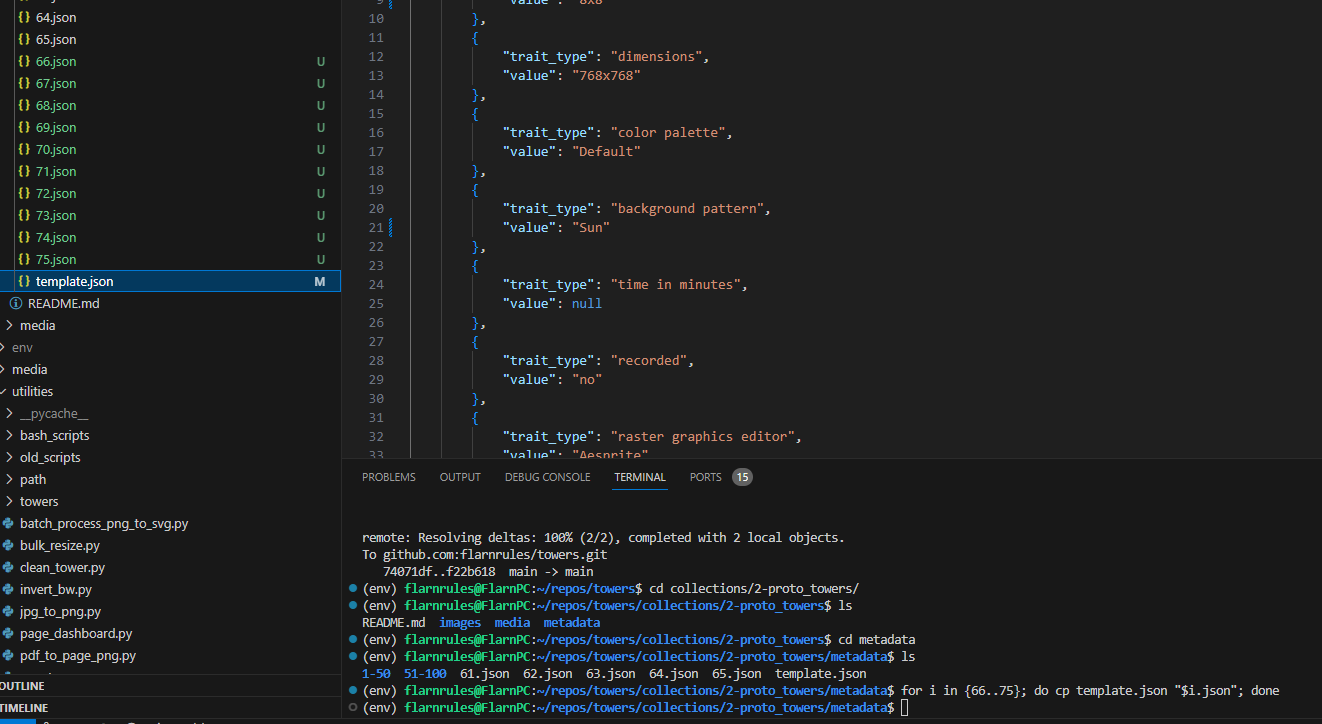
#> input picture collections/2-proto_towers/image.png, 1322 x 724 px, found by its file name
$ python complex_png_to_svg.py
#> lines starting #> are read from the running program, lines starting #| are printed output that depends on the picture; after the words box and inside, x2 and y2 are one past the last pixel; in counts of white or black regions, pixels touching at a corner belong together
import cv2
import numpy as np

# Load the image
image = cv2.imread('path/to/your/image.png')
#> image is the input picture: shape (724, 1322, 3); mean B, G, R 33.7, 32.9, 31

# Convert to grayscale
gray = cv2.cvtColor(image, cv2.COLOR_BGR2GRAY)
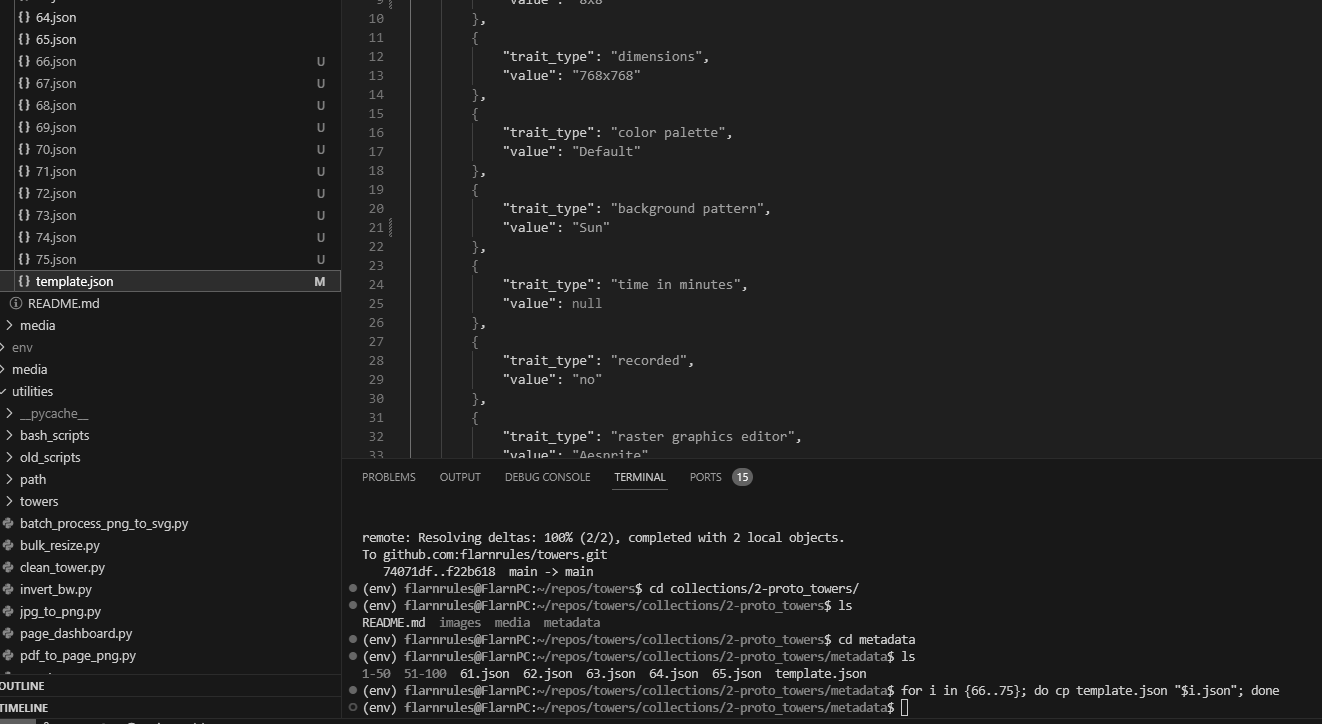
#> gray: shape (724, 1322); min 24, max 255, mean 32.4

# Find the edges in the image using canny detector
edges = cv2.Canny(gray, 50, 150)
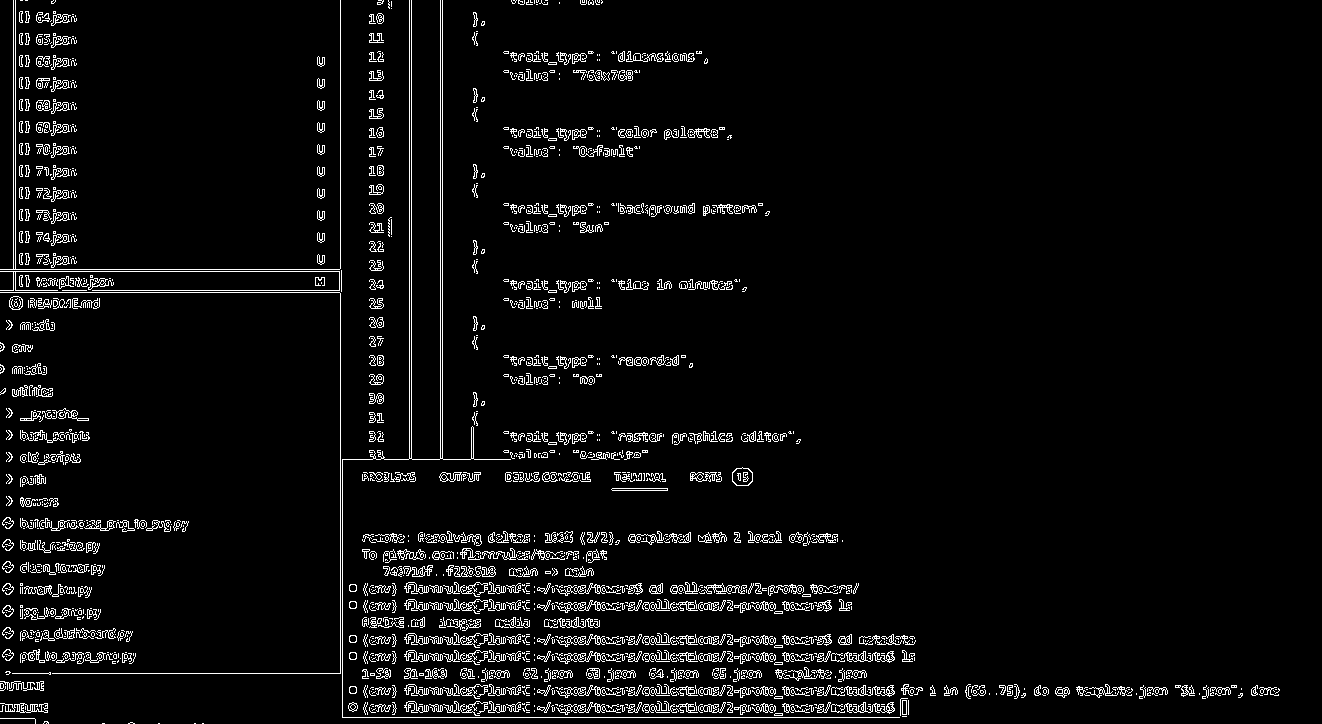
#> edges: shape (724, 1322); 4.7% white in thin lines or dots

# Find contours
contours, _ = cv2.findContours(edges, cv2.RETR_TREE, cv2.CHAIN_APPROX_SIMPLE)
#> contours = 3385 contours, 2897 with area under 20; largest, box (x1, y1, x2, y2) and area: (732, 467, 753, 486) 309, (732, 467, 753, 486) 291, (0, 703, 48, 713) 204, (840, 702, 895, 714) 171, (840, 685, 895, 697) 171

# Initialize SVG output
svg_header = f'<svg width="{image.shape[1]}" height="{image.shape[0]}" xmlns="http://www.w3.org/2000/svg">\n'
svg_content = ""
svg_footer = '</svg>'

# Draw the contours
for cnt in contours:
    # Create a string with the contour points in SVG path format
    svg_path = 'M' + ' L'.join([f'{int(x)},{int(y)}' for x, y in cnt[:, 0]]) + ' Z\n'
    svg_content += f'<path d="{svg_path}" stroke="black" fill="none"/>\n'
#> this loop made 3385 passes
#> cnt on passes 1 to 3: [[202, 723], [203, 723]], [[194, 723], [195, 723]], [[158, 723], [159, 723]]

# Save to SVG file
with open('output.svg', 'w') as f:
    f.write(svg_header + svg_content + svg_footer)
